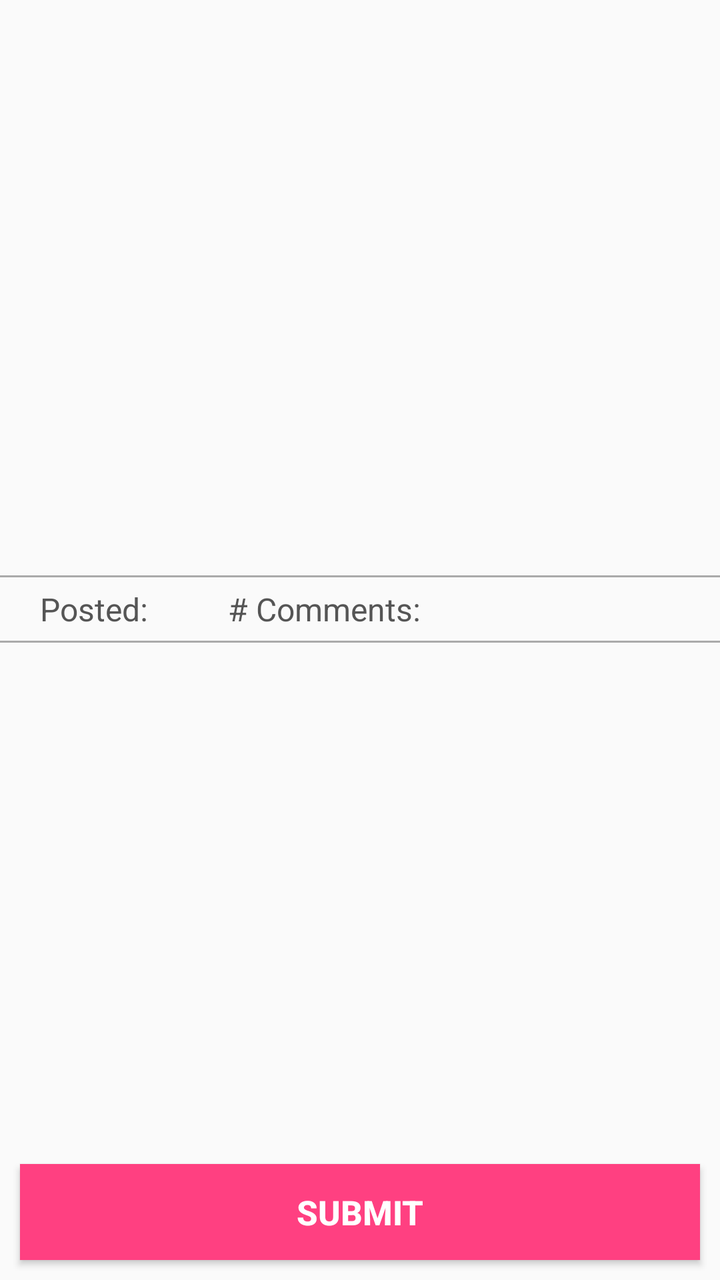
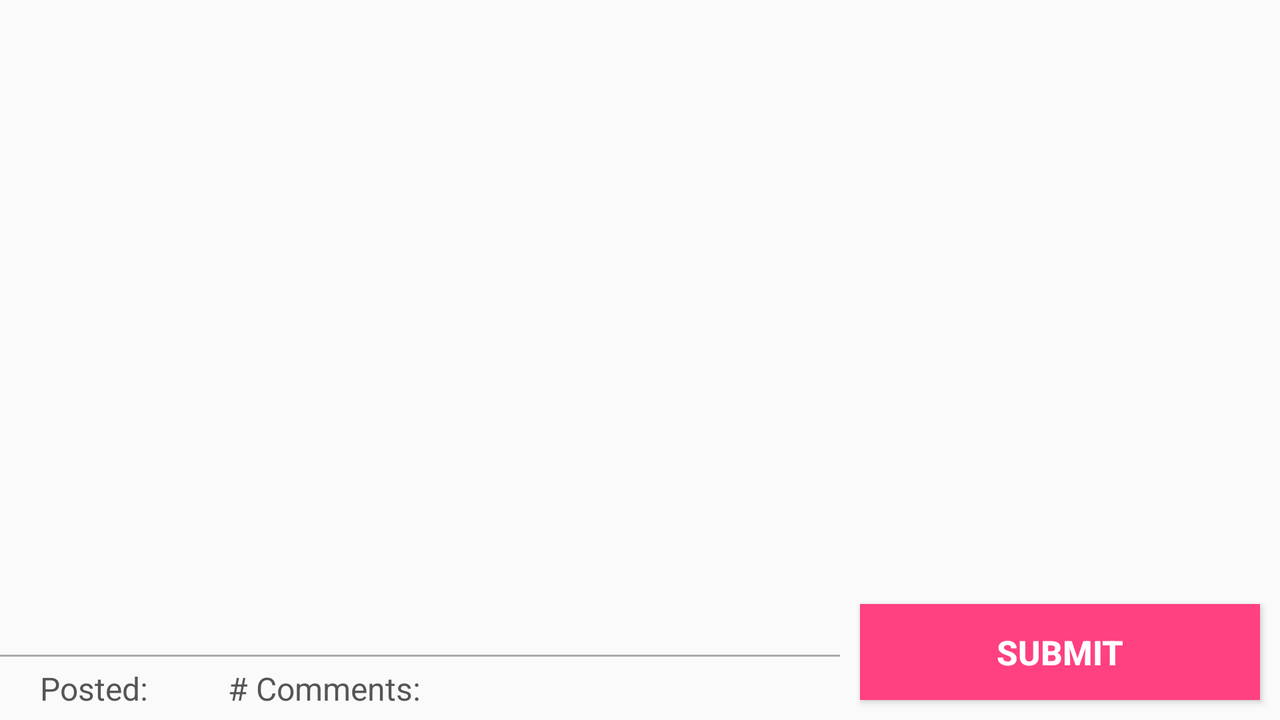

Two renders of one Android screen. The first uses the default layout on a phone; the second uses the alternative layout the repository ships for a different screen configuration, on a matching device. The two XML files are below.
<!-- AndroidManifest.xml: application theme AppTheme -->
<!-- res/layout/activity_feedback.xml -->
<?xml version="1.0" encoding="utf-8"?>

<LinearLayout
  xmlns:android="http://schemas.android.com/apk/res/android"
  xmlns:app="http://schemas.android.com/apk/res-auto"
  xmlns:tools="http://schemas.android.com/tools"
  android:layout_width="match_parent"
  android:layout_height="match_parent"
  android:orientation="vertical">

  <FrameLayout
    android:id="@+id/feedback_fl"
    android:layout_width="match_parent"
    android:layout_height="0dp"
    android:layout_gravity="fill_vertical"
    android:layout_weight="1"
    android:visibility="visible" />

  <TextView
    android:id="@+id/feedback_title_tv"
    android:layout_width="match_parent"
    android:layout_height="wrap_content"
    android:layout_gravity="center_horizontal"
    android:paddingStart="10dp"
    android:paddingEnd="10dp"
    android:paddingTop="5dp"
    android:paddingBottom="5dp"
    android:textIsSelectable="true"
    android:textSize="20sp"
    android:textStyle="bold"
    android:textColor="#000000"/>

  <View
    android:layout_width="match_parent"
    android:layout_height="1dp"
    android:background="#AAAAAA">
  </View>

  <RelativeLayout
    android:layout_width="match_parent"
    android:layout_height="wrap_content"
    android:paddingStart="10dp"
    android:paddingEnd="10dp"
    android:paddingTop="5dp"
    android:paddingBottom="5dp">

    <TextView
      android:id="@+id/feedback_posted_label_tv"
      android:layout_width="wrap_content"
      android:layout_height="wrap_content"
      android:text="Posted:"
      android:paddingStart="10dp"
      android:paddingEnd="10dp"
      android:textSize="16sp"
      android:textColor="#555555"
      android:textIsSelectable="true"
      />

    <TextView
      android:id="@+id/feedback_posted_tv"
      android:layout_width="wrap_content"
      android:layout_height="wrap_content"
      android:layout_centerVertical="true"
      android:layout_toEndOf="@id/feedback_posted_label_tv"
      android:layout_alignTop="@+id/feedback_posted_label_tv"
      android:paddingStart="10dp"
      android:paddingEnd="10dp"
      android:textSize="16sp"
      android:textColor="#555555"
      android:textIsSelectable="true"/>

    <TextView
      android:id="@+id/feedback_num_label_tv"
      android:layout_width="wrap_content"
      android:layout_height="wrap_content"
      android:layout_toEndOf="@id/feedback_posted_tv"
      android:text="# Comments:"
      android:paddingStart="10dp"
      android:paddingEnd="10dp"
      android:textSize="16sp"
      android:textColor="#555555"
      android:textIsSelectable="true"
      />

    <TextView
      android:id="@+id/feedback_num_tv"
      android:layout_width="wrap_content"
      android:layout_height="wrap_content"
      android:layout_toEndOf="@id/feedback_num_label_tv"
      android:paddingStart="10dp"
      android:paddingEnd="10dp"
      android:textSize="16sp"
      android:textColor="#555555"
      android:textIsSelectable="true"
      />

  </RelativeLayout>

  <View
    android:layout_width="match_parent"
    android:layout_height="1dp"
    android:background="#AAAAAA">
  </View>

  <GridView
    android:id="@+id/feedback_gv"
    android:layout_width="match_parent"
    android:layout_height="0dp"
    android:layout_gravity="fill_vertical"
    android:gravity="center"
    android:layout_weight="1"
    android:padding="3dp"
    android:numColumns="3">

  </GridView>

  <Button
    android:id="@+id/feedback_bt"
    android:layout_width="match_parent"
    android:layout_height="wrap_content"
    android:layout_margin="10dp"
    android:onClick="feedbackSubmit"
    android:text="@string/feedback_bt"
    android:textSize="17sp"
    android:textStyle="bold"
    android:textColor="@color/whiteColor"
    android:background="@color/colorAccent"/>

</LinearLayout>
<!-- resources referenced by this layout -->
<resources>
  <color name="colorAccent">#FF4081</color>
  <color name="whiteColor">#ffffff</color>
  <string name="feedback_bt">SUBMIT</string>
  <style name="AppTheme" parent="Theme.AppCompat.Light.DarkActionBar">
      <item name="colorPrimary">@color/colorPrimaryDark</item>
      <item name="colorPrimaryDark">@color/colorPrimaryDark</item>
      <item name="colorAccent">@color/colorAccent</item>
    </style>
  <color name="colorPrimaryDark">#283667</color>
</resources>
<!-- res/layout-land/activity_feedback.xml (the repository's variant of the layout above) -->
<!-- drawn on the phone turned sideways -->
<?xml version="1.0" encoding="utf-8"?>

<LinearLayout
  xmlns:android="http://schemas.android.com/apk/res/android"
  xmlns:app="http://schemas.android.com/apk/res-auto"
  xmlns:tools="http://schemas.android.com/tools"
  android:layout_width="match_parent"
  android:layout_height="match_parent"
  android:orientation="horizontal">

  <LinearLayout
    android:layout_width="200dp"
    android:layout_height="match_parent"
    android:layout_weight="1"
    android:orientation="vertical">

    <FrameLayout
      android:id="@+id/feedback_fl"
      android:layout_width="match_parent"
      android:layout_height="0dp"
      android:layout_weight="1"
      android:layout_gravity="fill_vertical"
      android:visibility="visible" />

    <TextView
      android:id="@+id/feedback_title_tv"
      android:layout_width="match_parent"
      android:layout_height="wrap_content"
      android:layout_gravity="center_horizontal"
      android:paddingStart="10dp"
      android:paddingEnd="10dp"
      android:paddingTop="5dp"
      android:paddingBottom="5dp"
      android:textIsSelectable="true"
      android:textSize="20sp"
      android:textStyle="bold"
      android:textColor="#000000"/>

    <View
      android:layout_width="match_parent"
      android:layout_height="1dp"
      android:background="#AAAAAA">
    </View>

    <RelativeLayout
      android:layout_width="match_parent"
      android:layout_height="wrap_content"
      android:paddingStart="10dp"
      android:paddingEnd="10dp"
      android:paddingTop="5dp"
      android:paddingBottom="5dp">

      <TextView
        android:id="@+id/feedback_posted_label_tv"
        android:layout_width="wrap_content"
        android:layout_height="wrap_content"
        android:text="Posted:"
        android:paddingStart="10dp"
        android:paddingEnd="10dp"
        android:textSize="16sp"
        android:textColor="#555555"
        android:textIsSelectable="true"
        />

      <TextView
        android:id="@+id/feedback_posted_tv"
        android:layout_width="wrap_content"
        android:layout_height="wrap_content"
        android:layout_centerVertical="true"
        android:layout_toEndOf="@id/feedback_posted_label_tv"
        android:layout_alignTop="@+id/feedback_posted_label_tv"
        android:paddingStart="10dp"
        android:paddingEnd="10dp"
        android:textSize="16sp"
        android:textColor="#555555"
        android:textIsSelectable="true"/>

      <TextView
        android:id="@+id/feedback_num_label_tv"
        android:layout_width="wrap_content"
        android:layout_height="wrap_content"
        android:layout_toEndOf="@id/feedback_posted_tv"
        android:text="# Comments:"
        android:paddingStart="10dp"
        android:paddingEnd="10dp"
        android:textSize="16sp"
        android:textColor="#555555"
        android:textIsSelectable="true"
        />

      <TextView
        android:id="@+id/feedback_num_tv"
        android:layout_width="wrap_content"
        android:layout_height="wrap_content"
        android:layout_toEndOf="@id/feedback_num_label_tv"
        android:paddingStart="10dp"
        android:paddingEnd="10dp"
        android:textSize="16sp"
        android:textColor="#555555"
        android:textIsSelectable="true"
        />

    </RelativeLayout>

  </LinearLayout>

  <LinearLayout
    android:layout_width="0dp"
    android:layout_height="match_parent"
    android:layout_weight="1"
    android:orientation="vertical">



    <GridView
      android:id="@+id/feedback_gv"
      android:layout_width="match_parent"
      android:layout_height="0dp"
      android:layout_gravity="fill_vertical"
      android:gravity="center"
      android:layout_weight="1"
      android:padding="3dp"
      android:numColumns="2">

    </GridView>

    <Button
      android:id="@+id/feedback_bt"
      android:layout_width="match_parent"
      android:layout_height="wrap_content"
      android:layout_margin="10dp"
      android:onClick="feedbackSubmit"
      android:text="@string/feedback_bt"
      android:textSize="17sp"
      android:textStyle="bold"
      android:textColor="@color/whiteColor"
      android:background="@color/colorAccent"/>

  </LinearLayout>

</LinearLayout>
